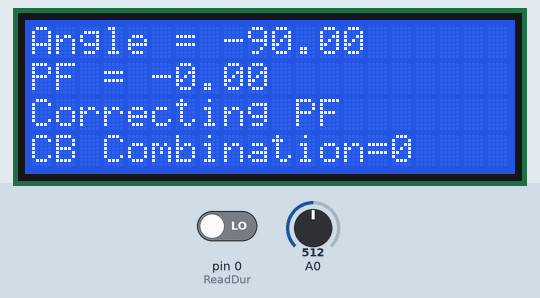
This sketch was run on a simulated Arduino Uno, built with avr-gcc and run on an emulated ATmega328P. On the bench: 20×4 character LCD. The test bench sets the inputs (shaded band); at power-on: pin 0 (ReadDur) LOW, A0 = 512.

Above: at 4.1 s.
At 13.8 s:
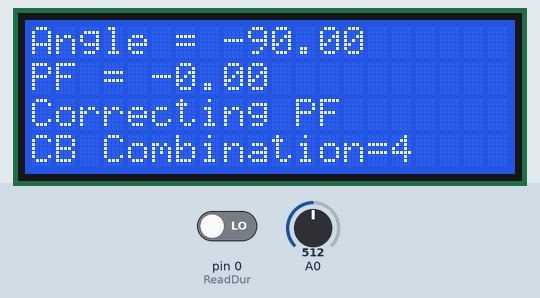
At 36.4 s:
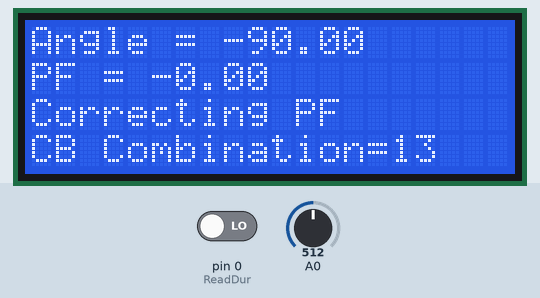
At 38.9 s:
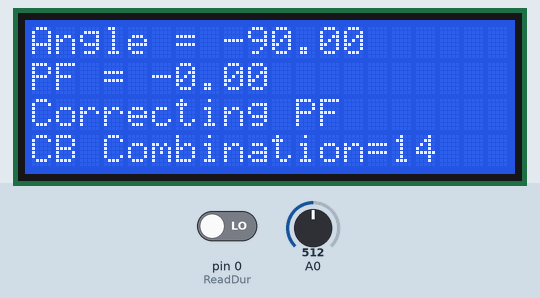

Measured:
- what the display in image 0 shows lasts 2.1 s, from 4.1 s to 6.2 s
- what the display in image 1 shows lasts 2.5 s, from 13.7 s to 16.2 s

The sketch:

Final_Code.ino
```cpp
void Measure();
void Correction(int x);
void Print();
void OC_Print();
void CB_Print();
#include<LiquidCrystal.h>
LiquidCrystal LCD(13,12,11,10,9,8);

float PF, Angle;
int dur = 0;
int Case = 0;
float IL,IL1;

int R1 = 1;
int R2 = 2;
int R3 = 3;
int R4 = 4;
int ReadDur = 0;


void setup() {

  LCD.begin(20, 4);

  pinMode(ReadDur, INPUT);
  pinMode(A0,INPUT);
  pinMode(R1, OUTPUT);
  pinMode(R2, OUTPUT);
  pinMode(R3, OUTPUT);
  pinMode(R4, OUTPUT);

  digitalWrite(R1, LOW);
  digitalWrite(R2, LOW);
  digitalWrite(R3, LOW);
  digitalWrite(R4, LOW);

}

void loop() {

  Case=0;
  Correction(Case);
  Measure();
  delay(500);

  while(IL<1 && IL1<1)
 {
  LCD.clear();
  OC_Print();
  delay(300);
  Measure();
  delay(500);
  }

  Case=0;
  Correction(Case);
  Measure();
  delay(500);

  LCD.clear();
  Print();
  CB_Print();

while(PF<0.95)
    {
     LCD.setCursor(0,2);
     LCD.print("Correcting PF");
     Case++;
     if (Case>15)
     {Case=0;
     break;}
     Correction(Case);
     delay(100);
     Measure();
     delay(500);
     Print();
     CB_Print();
     if(Angle>20 || PF>0.95)
     break;
     delay(400);
    }

    delay(400);

    LCD.setCursor(0,2);
    LCD.print("                   ");
    LCD.setCursor(0,2);
    LCD.print("WAIT");
    delay(1000);
    Print();
    CB_Print();

    while(1)
    {
      if(PF<0.95)
      {
        break;
      }

      LCD.setCursor(0,2);
      LCD.print("                   ");
      LCD.setCursor(0,2);
      LCD.print("CORRECTION DONE!");

      delay(700);
      Measure();
      Print();
      CB_Print();
      }

      delay(500);


}


void Measure()
{
  dur = pulseIn(ReadDur, HIGH);
  Angle = dur * 0.018; //time to angle (in degree) convert
  Angle = Angle-90; // (-90) is for offseting the angle
  PF = cos(Angle*0.0174533); //angle conversion from degree to radian, then PF calcultion
 IL= analogRead(A0);
 delay(500);
 IL1= analogRead(A0);
}

void Print()
{
  LCD.setCursor(0,3);
  LCD.print("                  ");
  LCD.setCursor(0,0);  //setCursor(x,y)    x=column  y=row
  LCD.print("Angle = ");
  LCD.print(Angle);
  LCD.setCursor(0,1);
  LCD.print("PF = ");
  LCD.print(PF);


}
void CB_Print()
{
  LCD.setCursor(0,3);
  LCD.print("CB Combination=");
  LCD.print(Case);
}

  void OC_Print()
{
  LCD.clear();
  LCD.setCursor(0,1);  //setCursor(x,y)    x=column  y=row
  LCD.print("       NO LOAD");
  LCD.setCursor(0,2);
  LCD.print("      CONNECTED");
  }


void Correction(int x)
{
  if(x==1)
  {
    digitalWrite(1, HIGH);
    digitalWrite(2, LOW);
    digitalWrite(3, LOW);
    digitalWrite(4, LOW);
  }

  else if(x==2)
  {
  digitalWrite(1, LOW);
  digitalWrite(2, HIGH);
  digitalWrite(3, LOW);
  digitalWrite(4, LOW);

  }

  else if(x==3)
  {
     digitalWrite(R1, HIGH);
    digitalWrite(R2, HIGH);
    digitalWrite(R3, LOW);
    digitalWrite(R4, LOW);
  }

  else if(x==4)
  {
     digitalWrite(R1, LOW);
    digitalWrite(R2, LOW);
   digitalWrite(R3, HIGH);
    digitalWrite(R4, LOW);
  }

  else if(x==5)
  {
    digitalWrite(R1, HIGH);
   digitalWrite(R2, LOW);
    digitalWrite(R3, HIGH);
   digitalWrite(R4, LOW);
  }

  else if(x==6)
  {
    digitalWrite(R1, LOW);
   digitalWrite(R2, HIGH);
    digitalWrite(R3, HIGH);
    digitalWrite(R4, LOW);
  }

  else if(x==7)
  {
    digitalWrite(R1, HIGH);
    digitalWrite(R2, HIGH);
    digitalWrite(R3, HIGH);
    digitalWrite(R4, LOW);
  }
  else if(x==8)
  {
    digitalWrite(R1, LOW);
    digitalWrite(R2, LOW);
   digitalWrite(R3, LOW);
    digitalWrite(R4, HIGH);
  }
  else if(x==9)
  {
    digitalWrite(R1, HIGH);
    digitalWrite(R2, LOW);
    digitalWrite(R3, LOW);
    digitalWrite(R4, HIGH);
  }
  else if(x==10)
  {
    digitalWrite(R1, LOW);
    digitalWrite(R2, HIGH);
    digitalWrite(R3, LOW);
    digitalWrite(R4, HIGH);
  }
  else if(x==11)
  {
    digitalWrite(R1, HIGH);
    digitalWrite(R2, HIGH);
    digitalWrite(R3, LOW);
    digitalWrite(R4, HIGH);
  }
  else if(x==12)
  {
    digitalWrite(R1, LOW);
    digitalWrite(R2, LOW);
    digitalWrite(R3, HIGH);
    digitalWrite(R4, HIGH);
  }
  else if(x==13)
  {
    digitalWrite(R1, HIGH);
    digitalWrite(R2, LOW);
    digitalWrite(R3, HIGH);
    digitalWrite(R4, HIGH);
  }
  else if(x==14)
  {
    digitalWrite(R1, LOW);
    digitalWrite(R2, HIGH);
    digitalWrite(R3, HIGH);
    digitalWrite(R4, HIGH);
  }
  else if(x==15)
  {
    digitalWrite(R1, HIGH);
    digitalWrite(R2, HIGH);
    digitalWrite(R3, HIGH);
    digitalWrite(R4, HIGH);
  }
  else
  {
    digitalWrite(R1, LOW);
    digitalWrite(R2, LOW);
    digitalWrite(R3, LOW);
    digitalWrite(R4, LOW);
  }
}
```
